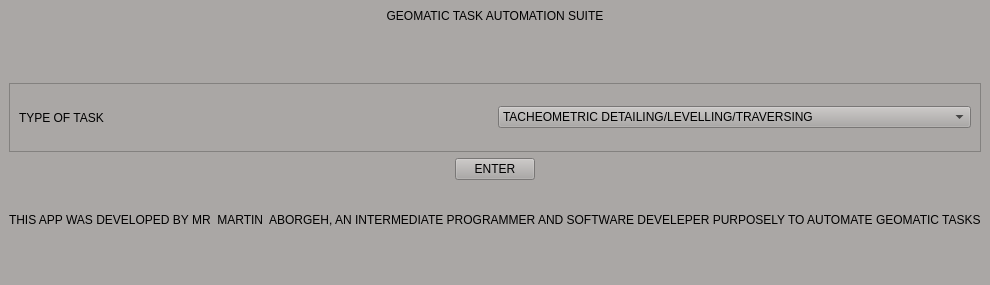
<?xml version="1.0" encoding="UTF-8"?>
<ui version="4.0">
 <class>GEOMATIC_SUITE</class>
 <widget class="QMainWindow" name="GEOMATIC_SUITE">
  <property name="geometry">
   <rect>
    <x>0</x>
    <y>0</y>
    <width>819</width>
    <height>285</height>
   </rect>
  </property>
  <property name="windowTitle">
   <string>GEOMATIC SUITE</string>
  </property>
  <property name="styleSheet">
   <string notr="true">background-color: rgb(170, 167, 165);</string>
  </property>
  <widget class="QWidget" name="centralwidget">
   <layout class="QVBoxLayout" name="verticalLayout">
    <item>
     <widget class="QLabel" name="label">
      <property name="minimumSize">
       <size>
        <width>0</width>
        <height>28</height>
       </size>
      </property>
      <property name="text">
       <string>GEOMATIC TASK AUTOMATION SUITE</string>
      </property>
      <property name="alignment">
       <set>Qt::AlignHCenter|Qt::AlignTop</set>
      </property>
     </widget>
    </item>
    <item>
     <widget class="QFrame" name="horizontalFrame">
      <property name="minimumSize">
       <size>
        <width>0</width>
        <height>46</height>
       </size>
      </property>
      <property name="frameShape">
       <enum>QFrame::StyledPanel</enum>
      </property>
      <layout class="QHBoxLayout" name="horizontalLayout">
       <item>
        <widget class="QLabel" name="label_2">
         <property name="minimumSize">
          <size>
           <width>0</width>
           <height>42</height>
          </size>
         </property>
         <property name="frameShape">
          <enum>QFrame::NoFrame</enum>
         </property>
         <property name="text">
          <string>TYPE OF TASK</string>
         </property>
        </widget>
       </item>
       <item>
        <widget class="QComboBox" name="comboBox">
         <property name="minimumSize">
          <size>
           <width>0</width>
           <height>20</height>
          </size>
         </property>
         <item>
          <property name="text">
           <string>TACHEOMETRIC DETAILING/LEVELLING/TRAVERSING</string>
          </property>
         </item>
         <item>
          <property name="text">
           <string>SPIRIT_LEVELLING</string>
          </property>
         </item>
         <item>
          <property name="text">
           <string>DATUM TRANSFORMATION</string>
          </property>
         </item>
         <item>
          <property name="text">
           <string/>
          </property>
         </item>
        </widget>
       </item>
      </layout>
     </widget>
    </item>
    <item alignment="Qt::AlignHCenter">
     <widget class="QPushButton" name="pushButton">
      <property name="text">
       <string>ENTER</string>
      </property>
     </widget>
    </item>
    <item alignment="Qt::AlignHCenter">
     <widget class="QLabel" name="label_3">
      <property name="text">
       <string>THIS APP WAS DEVELOPED BY MR  MARTIN  ABORGEH, AN INTERMEDIATE PROGRAMMER AND SOFTWARE DEVELEPER PURPOSELY TO AUTOMATE GEOMATIC TASKS</string>
      </property>
     </widget>
    </item>
   </layout>
  </widget>
  <widget class="QMenuBar" name="menubar">
   <property name="geometry">
    <rect>
     <x>0</x>
     <y>0</y>
     <width>819</width>
     <height>21</height>
    </rect>
   </property>
  </widget>
  <widget class="QStatusBar" name="statusbar"/>
 </widget>
 <resources/>
 <connections/>
</ui>
